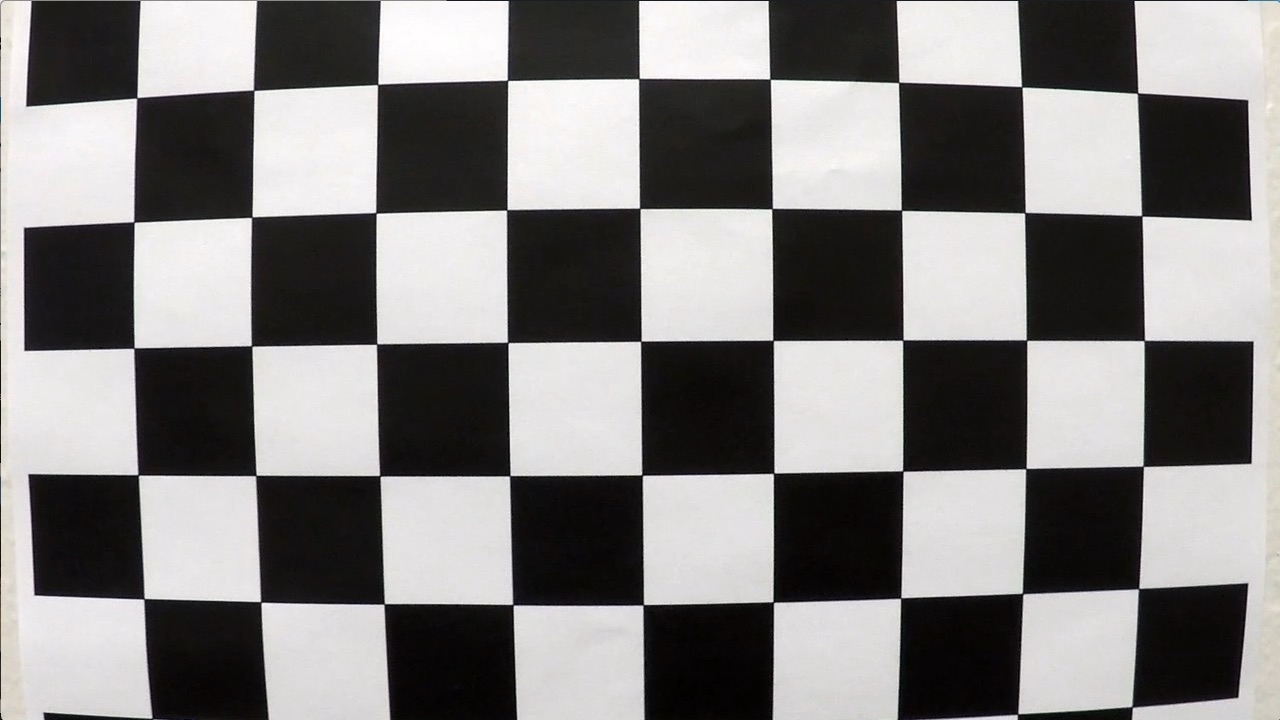
#> input picture camera_cal/calibration1.jpg, 1280 x 720 px; its folder holds 5 pictures in this run
$ jupyter execute --allow-errors 'my code.ipynb'   (shell and % lines are left out)   (older library calls are emulated)
#> lines starting #> are read from the running program, lines starting #| are printed output that depends on the picture; after the words box and inside, x2 and y2 are one past the last pixel; in counts of white or black regions, pixels touching at a corner belong together
## Advanced Lane Finding Project

The goals / steps of this project are the following:

* Compute the camera calibration matrix and distortion coefficients given a set of chessboard images.
* Apply a distortion correction to raw images.
* Use color transforms, gradients, etc., to create a thresholded binary image.
* Apply a perspective transform to rectify binary image ("birds-eye view").
* Detect lane pixels and fit to find the lane boundary.
* Determine the curvature of the lane and vehicle position with respect to center.
* Warp the detected lane boundaries back onto the original image.
* Output visual display of the lane boundaries and numerical estimation of lane curvature and vehicle position.

---

## Cell One

[cell 1]
import numpy as np
import cv2
import glob
import matplotlib.pyplot as plt
import matplotlib.image as mpimg
#%matplotlib qt
# prepare object points, like (0,0,0), (1,0,0), (2,0,0) ....,(8,5,0)
objp = np.zeros((6*9,3), np.float32)
objp[:,:2] = np.mgrid[0:9,0:6].T.reshape(-1,2)

# Arrays to store object points and image points from all the images.
objpoints = [] # 3d points in real world space
imgpoints = [] # 2d points in image plane.

# Make a list of calibration images
images = glob.glob('./camera_cal/calibration*.jpg')

# Step through the list and search for chessboard corners
for fname in images:
    img = cv2.imread(fname)
#> img is the input picture: shape (720, 1280, 3); mean B, G, R 127.8, 128.4, 130.1
    gray = cv2.cvtColor(img,cv2.COLOR_BGR2GRAY)

    # Find the chessboard corners
    ret, corners = cv2.findChessboardCorners(gray, (9,6),None)
#> ret = False; corners = None

    # If found, add object points, image points
    if ret == True:
        objpoints.append(objp)
        imgpoints.append(corners)

        # Draw and display the corners
        img = cv2.drawChessboardCorners(img, (9,6), corners, ret)
        plt.imshow(img)

## Cell Two

[cell 2]
ret,mtx,dist,rvecs,tvecs=cv2.calibrateCamera(objpoints,imgpoints,gray.shape[::-1],None,None)

#undistort image function
def imgUndist(img,mtx,dist):
    h,w=img.shape[:2]
    newcameramtx, roi=cv2.getOptimalNewCameraMatrix(mtx,dist,(w,h),1,(w,h))
    # undistort
    img_undist = cv2.undistort(img, mtx, dist, None,newcameramtx)

    # crop the image
    x,y,w,h = roi
    imgdst = img_undist[y:y+h, x:x+w]
    return imgdst

img= cv2.imread('./camera_cal/calibration2.jpg')
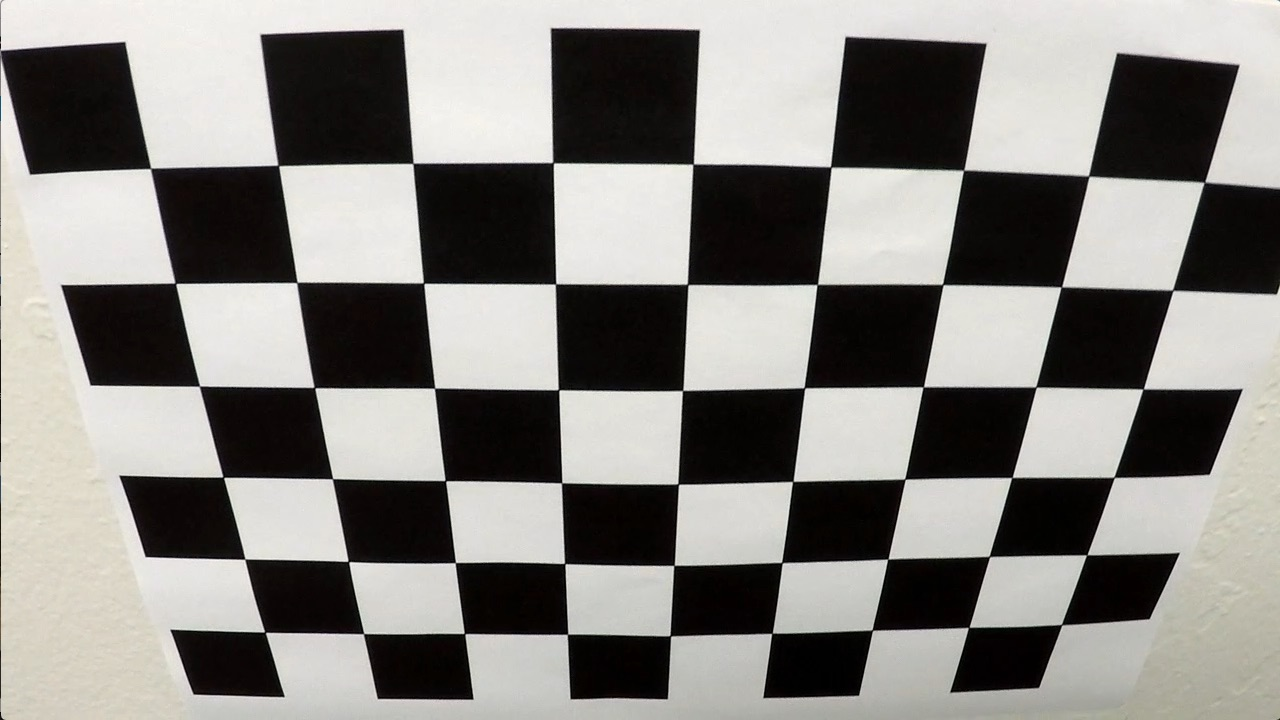
#> input picture camera_cal/calibration2.jpg, 1280 x 720 px
#> img is the input picture: shape (720, 1280, 3); mean B, G, R 128.5, 132.4, 134.4
imgud= imgUndist(img,mtx,dist)
#cv2.imwrite('calibration1result.png',imgud)

plt.figure(num=0,dpi=600)
plt.subplot(1,2,1)
plt.title('Raw')
plt.imshow(img)
plt.subplot(1,2,2)
plt.title('Undistortion')
plt.imshow(imgud)

## Cell Three

[cell 3]
#img= cv2.imread('./image/test1.jpg')
img= cv2.imread('./image/mytest2.png')
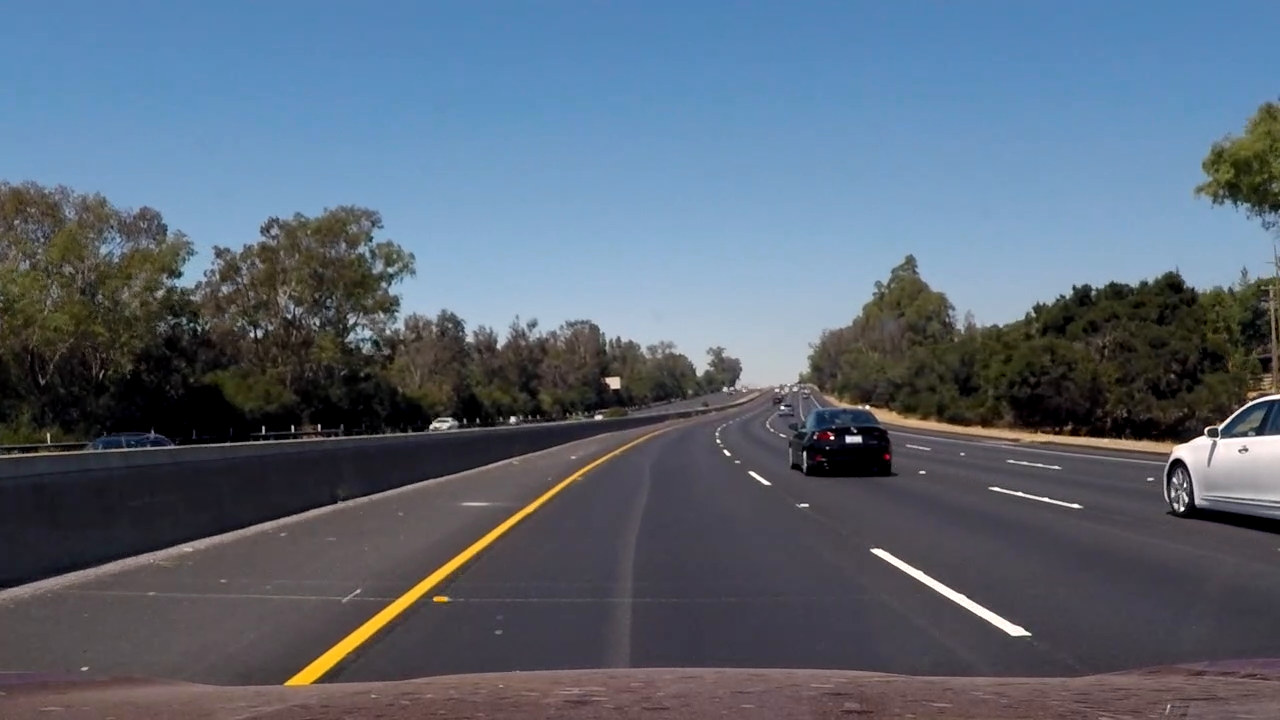
#> input picture image/mytest2.png, 1280 x 720 px
#> img is the input picture: shape (720, 1280, 3); mean B, G, R 117.1, 101.8, 89.7
# [4 lines of commented-out code are left out]
imgud= imgUndist(img,mtx,dist)
plt.imshow(cv2.cvtColor(imgud,cv2.COLOR_BGR2RGB))

## Cell four

[cell 4]
# create a mask the owner by color.
def GetBinaryByHLSColor(img,thresh=(70, 255)):
#> called with thresh = (220, 255)
    img = np.copy(img)
    # Convert to HLS color space and separate the S channel
    hls = cv2.cvtColor(img, cv2.COLOR_BGR2HLS).astype(np.float)
    s_channel = hls[:,:,2]

    # Threshold color channel
    s_binary = np.zeros_like(s_channel)
    s_binary[(s_channel >= thresh[0]) & (s_channel <= thresh[1])] = 1

    return s_binary

imgbyhlscolor= GetBinaryByHLSColor(imgud,thresh=(220, 255))
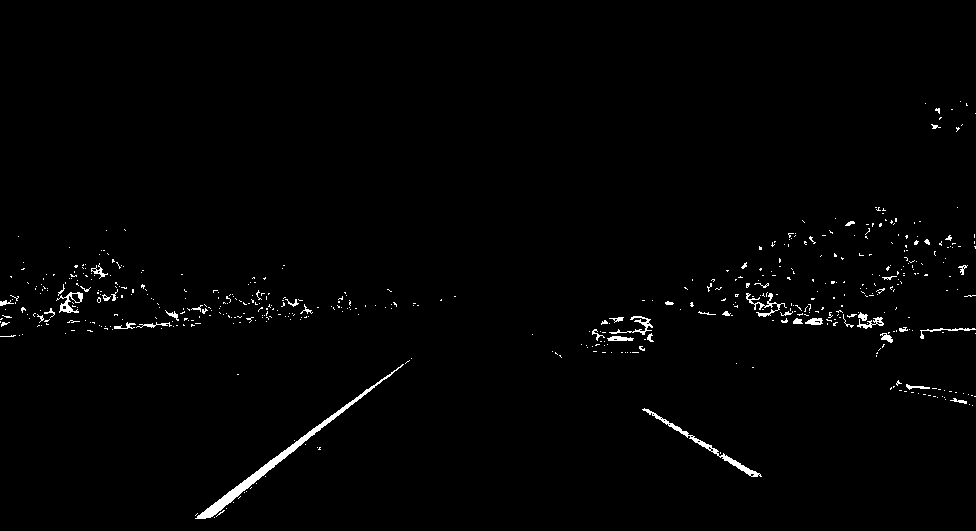
#> imgbyhlscolor: shape (531, 976) float64; values 0 (black) and 1 (white), 1.2% white; 534 white regions (487 under 20 px), largest, box (x1, y1, x2, y2) and area: (195, 364, 404, 519) 1457, (642, 408, 762, 477) 546, (746, 293, 787, 317) 224
plt.imshow(imgbyhlscolor,cmap='gray')

## Cell five

[cell 5]
# create a mask the owner by color.
def GetBinaryByHSVColor(img, thresh=(215, 255)):
#> called with thresh = (220, 255)
    img = np.copy(img)
    # Convert to HLS color space and separate the S channel
    hsv = cv2.cvtColor(img, cv2.COLOR_BGR2HSV)
#> hsv: shape (531, 976, 3); mean H, S, V 97.7, 73.2, 122.6
    v_channel = hsv[:,:,2]

    # Threshold color channel
    s_binary = np.zeros_like(v_channel)
    s_binary[(v_channel >= thresh[0]) & (v_channel <= thresh[1])] = 1

    return s_binary

imgbyhsvcolor= GetBinaryByHSVColor(imgud,thresh=(220, 255))
#> imgbyhsvcolor: shape (531, 976); values 0 (black) and 1 (white), 0.86% white; 38 white regions (30 under 20 px), largest, box (x1, y1, x2, y2) and area: (193, 344, 433, 520) 1773, (914, 327, 976, 347) 1036, (641, 408, 766, 478) 801
plt.imshow(imgbyhsvcolor,cmap='gray')

## Cell six

[cell 6]
# create a mask the owner by color.
def GetBinaryByLabColor(img, thresh=(208, 255)):
#> called with thresh = (208, 255)
    img = np.copy(img)
    # Convert to YCrCb color space and separate the S channel
    Lab = cv2.cvtColor(img, cv2.COLOR_BGR2Lab)
#> Lab: shape (531, 976, 3); mean of channels 0, 1, 2 107.1, 128.3, 119
    L_channel = Lab[:,:,0]
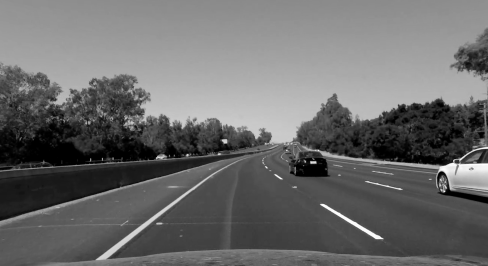
#> L_channel: shape (531, 976) (shown at 1/2 size); min 0, max 255, mean 107.1

    # Threshold color channel
    s_binary = np.zeros_like(L_channel)
    s_binary[(L_channel >= thresh[0]) & (L_channel <= thresh[1])] = 1

    return s_binary

imgbyLabcolor= GetBinaryByLabColor(imgud,thresh=(208, 255))
#> imgbyLabcolor: shape (531, 976); values 0 (black) and 1 (white), 0.81% white; 64 white regions (55 under 20 px), largest, box (x1, y1, x2, y2) and area: (913, 327, 976, 350) 1221, (194, 382, 380, 519) 1083, (641, 408, 766, 478) 822
plt.imshow(imgbyLabcolor,cmap='gray')

## Cell seven

[cell 7]
# create a mask the owner by Sobelx.
def GetBinaryBySobel(img, direct='x',thresh=(8,255)):
#> called with direct = 'x', thresh = (30, 255)
    hls = cv2.cvtColor(img, cv2.COLOR_BGR2HLS)
#> hls: shape (531, 976, 3); mean of channels 0, 1, 2 97.7, 102.9, 61.4
    s_channel = hls[:,:,2]
    # Sobel x
    if direct=='x':
        sobel = cv2.Sobel(s_channel, cv2.CV_64F, 1, 0) # Take the derivative in x
    else:
        sobel = cv2.Sobel(s_channel, cv2.CV_64F, 0, 1) # Take the derivative in y
    abs_sobel = np.absolute(sobel) # Absolute derivative to accentuate lines away from horizontal
    scaled_sobel = np.uint8(255*abs_sobel/np.max(abs_sobel))

    # Threshold gradient
    sbinary = np.zeros_like(scaled_sobel)
    sbinary[(scaled_sobel >= thresh[0]) & (scaled_sobel <= thresh[1])] = 1

    return sbinary


imgbysobelx= GetBinaryBySobel(imgud,direct ='x',thresh=(30,255))
#> imgbysobelx: shape (531, 976); values 0 (black) and 1 (white), 4.1% white in thin lines or dots, all inside (x1, y1, x2, y2) = (1, 71, 975, 522)
plt.imshow(imgbysobelx,cmap='gray')

## Cell eight

[cell 8]
imgbysobely= GetBinaryBySobel(imgud,direct ='y',thresh=(30,255))
#> imgbysobely: shape (531, 976); values 0 (black) and 1 (white), 5.4% white in thin lines or dots, all inside (x1, y1, x2, y2) = (0, 53, 976, 524)
plt.imshow(imgbysobely,cmap='gray')

## Cell nine

[cell 9]
###
def GetBinaryBySobelMag(img, sobel_kernel=7,thresh=(20,255)):

    # Apply the following steps to img
    # 1) Convert to grayscale
#> called with sobel_kernel = 21, thresh = (80, 255)
    hls = cv2.cvtColor(img, cv2.COLOR_BGR2HLS)
    s_channel = hls[:,:,2]
    # 2) Take the gradient in x and y separately
    sobelx=cv2.Sobel(s_channel,cv2.CV_64F,1,0,ksize=sobel_kernel)
     # 3) Calculate the magnitude
    sobely=cv2.Sobel(s_channel,cv2.CV_64F,0,1,ksize=sobel_kernel)
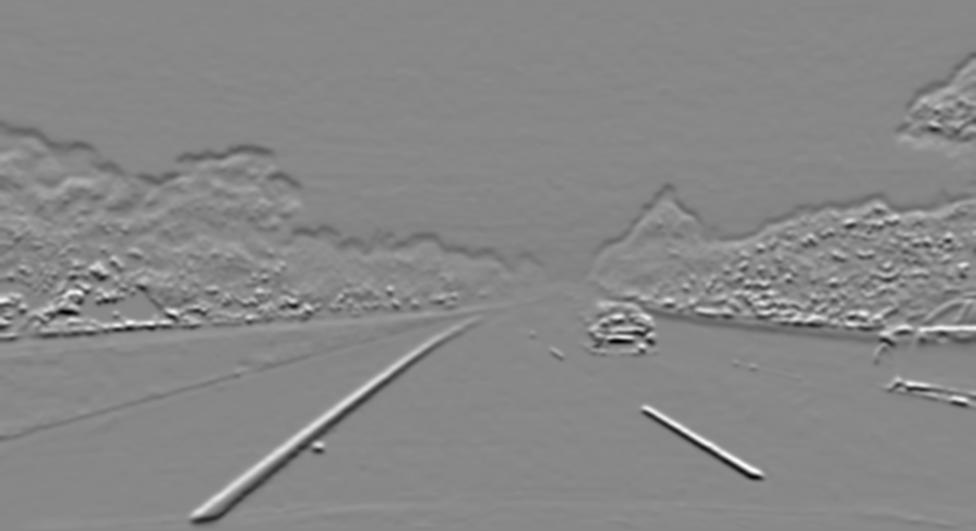
#> sobely: shape (531, 976) float64; min -2.35e+13, max 2.05e+13, mean -7.6e+10; drawn with min black and max white
    # 4) Scale to 8-bit (0 - 255) and convert to type = np.uint8
    sobel=np.sqrt(sobelx*sobelx+sobely*sobely)
    # 5) Create a binary mask where mag thresholds are met
    sobelmask=np.uint8(255*sobel/np.max(sobel))
#> (the rest of the program and of its run is left out)
